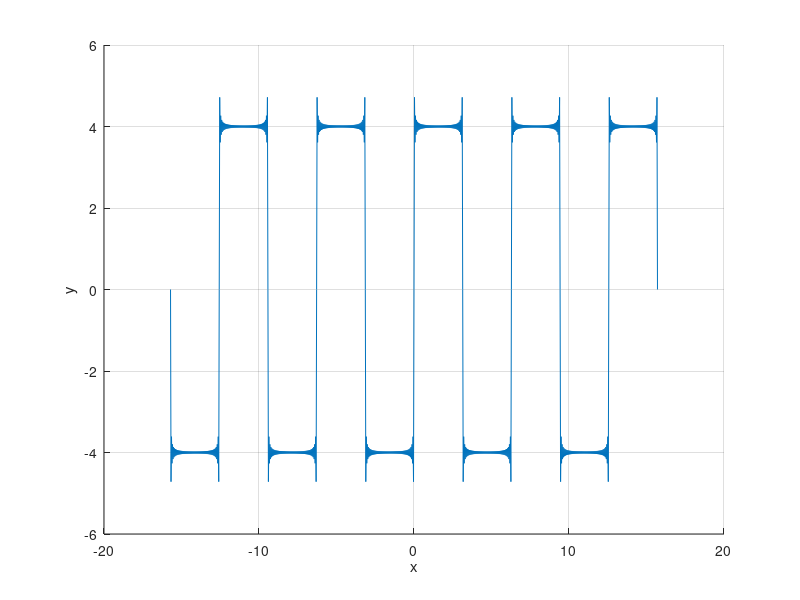

MATLAB code to generate this figure:
%% ME 3023 - The Fourier Series
%
% Tristan Hill - 7/28/2014 - 09/21/2020
%
% Fourier Series Approximation of Saw Tooth Wave
%% 

clear all
close all
clc

figure(1);hold on
x=-5*pi:0.01*pi:5*pi;
sum=0; %initialize the sum

%calculate the Sigma Series part of the function
n=100;
sum=0
    
for i=1:n
    
    sum=sum+(1-cos(i*pi))*sin(i*x)/i
    B=4
    g=(1-cos(i*pi))*sin(i*x)/i*2*B/pi
    f=sum*2*B/pi; %multiply by bn
    
    
% plot(x,g)
    
grid on
%     pause
end

plot(x,f)
 

xlabel('x')
ylabel('y')
